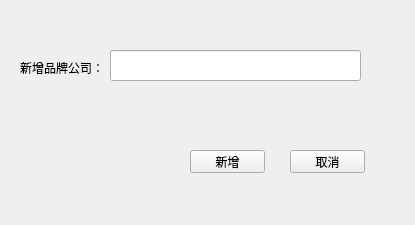
<?xml version="1.0" encoding="UTF-8"?>
<ui version="4.0">
 <class>insert</class>
 <widget class="QWidget" name="insert">
  <property name="geometry">
   <rect>
    <x>0</x>
    <y>0</y>
    <width>415</width>
    <height>225</height>
   </rect>
  </property>
  <property name="windowTitle">
   <string>新增</string>
  </property>
  <widget class="QPushButton" name="pushButton">
   <property name="geometry">
    <rect>
     <x>190</x>
     <y>150</y>
     <width>75</width>
     <height>23</height>
    </rect>
   </property>
   <property name="text">
    <string>新增</string>
   </property>
  </widget>
  <widget class="QPushButton" name="pushButton_2">
   <property name="geometry">
    <rect>
     <x>290</x>
     <y>150</y>
     <width>75</width>
     <height>23</height>
    </rect>
   </property>
   <property name="text">
    <string>取消</string>
   </property>
  </widget>
  <widget class="QLabel" name="label">
   <property name="geometry">
    <rect>
     <x>20</x>
     <y>60</y>
     <width>81</width>
     <height>16</height>
    </rect>
   </property>
   <property name="text">
    <string>新增品牌公司：</string>
   </property>
  </widget>
  <widget class="QLineEdit" name="lineEdit">
   <property name="geometry">
    <rect>
     <x>110</x>
     <y>50</y>
     <width>251</width>
     <height>31</height>
    </rect>
   </property>
  </widget>
 </widget>
 <resources/>
 <connections/>
</ui>
